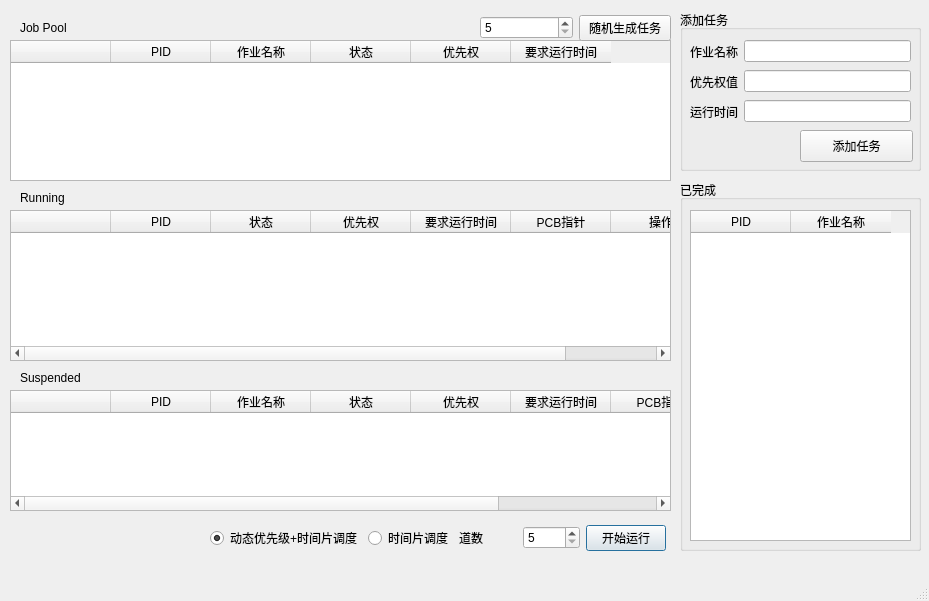
<?xml version="1.0" encoding="UTF-8"?>
<ui version="4.0">
 <class>MainWindow</class>
 <widget class="QMainWindow" name="MainWindow">
  <property name="windowModality">
   <enum>Qt::NonModal</enum>
  </property>
  <property name="geometry">
   <rect>
    <x>0</x>
    <y>0</y>
    <width>929</width>
    <height>601</height>
   </rect>
  </property>
  <property name="focusPolicy">
   <enum>Qt::StrongFocus</enum>
  </property>
  <property name="windowTitle">
   <string>调度演示 by Frederic</string>
  </property>
  <widget class="QWidget" name="centralwidget">
   <widget class="QLabel" name="JobPoolLabel">
    <property name="geometry">
     <rect>
      <x>20</x>
      <y>20</y>
      <width>60</width>
      <height>16</height>
     </rect>
    </property>
    <property name="text">
     <string>Job Pool</string>
    </property>
   </widget>
   <widget class="QTableWidget" name="JobPoolTable">
    <property name="geometry">
     <rect>
      <x>10</x>
      <y>40</y>
      <width>661</width>
      <height>141</height>
     </rect>
    </property>
    <property name="editTriggers">
     <set>QAbstractItemView::NoEditTriggers</set>
    </property>
    <property name="selectionBehavior">
     <enum>QAbstractItemView::SelectRows</enum>
    </property>
    <attribute name="horizontalHeaderVisible">
     <bool>true</bool>
    </attribute>
    <attribute name="horizontalHeaderHighlightSections">
     <bool>true</bool>
    </attribute>
    <attribute name="verticalHeaderVisible">
     <bool>false</bool>
    </attribute>
    <column>
     <property name="text">
      <string> </string>
     </property>
    </column>
    <column>
     <property name="text">
      <string>PID</string>
     </property>
    </column>
    <column>
     <property name="text">
      <string>作业名称</string>
     </property>
    </column>
    <column>
     <property name="text">
      <string>状态</string>
     </property>
    </column>
    <column>
     <property name="text">
      <string>优先权</string>
     </property>
    </column>
    <column>
     <property name="text">
      <string>要求运行时间</string>
     </property>
    </column>
   </widget>
   <widget class="QTableWidget" name="RunningTable">
    <property name="geometry">
     <rect>
      <x>10</x>
      <y>210</y>
      <width>661</width>
      <height>151</height>
     </rect>
    </property>
    <property name="editTriggers">
     <set>QAbstractItemView::NoEditTriggers</set>
    </property>
    <property name="selectionBehavior">
     <enum>QAbstractItemView::SelectRows</enum>
    </property>
    <attribute name="verticalHeaderVisible">
     <bool>false</bool>
    </attribute>
    <column>
     <property name="text">
      <string> </string>
     </property>
    </column>
    <column>
     <property name="text">
      <string>PID</string>
     </property>
    </column>
    <column>
     <property name="text">
      <string>状态</string>
     </property>
    </column>
    <column>
     <property name="text">
      <string>优先权</string>
     </property>
    </column>
    <column>
     <property name="text">
      <string>要求运行时间</string>
     </property>
    </column>
    <column>
     <property name="text">
      <string>PCB指针</string>
     </property>
    </column>
    <column>
     <property name="text">
      <string>操作</string>
     </property>
    </column>
   </widget>
   <widget class="QLabel" name="RunningLabel">
    <property name="geometry">
     <rect>
      <x>20</x>
      <y>190</y>
      <width>60</width>
      <height>16</height>
     </rect>
    </property>
    <property name="text">
     <string>Running</string>
    </property>
   </widget>
   <widget class="QTableWidget" name="SuspendTable">
    <property name="geometry">
     <rect>
      <x>10</x>
      <y>390</y>
      <width>661</width>
      <height>121</height>
     </rect>
    </property>
    <property name="editTriggers">
     <set>QAbstractItemView::NoEditTriggers</set>
    </property>
    <property name="selectionBehavior">
     <enum>QAbstractItemView::SelectRows</enum>
    </property>
    <attribute name="verticalHeaderVisible">
     <bool>false</bool>
    </attribute>
    <column>
     <property name="text">
      <string> </string>
     </property>
    </column>
    <column>
     <property name="text">
      <string>PID</string>
     </property>
    </column>
    <column>
     <property name="text">
      <string>作业名称</string>
     </property>
    </column>
    <column>
     <property name="text">
      <string>状态</string>
     </property>
    </column>
    <column>
     <property name="text">
      <string>优先权</string>
     </property>
    </column>
    <column>
     <property name="text">
      <string>要求运行时间</string>
     </property>
    </column>
    <column>
     <property name="text">
      <string>PCB指针</string>
     </property>
    </column>
    <column>
     <property name="text">
      <string>操作</string>
     </property>
    </column>
   </widget>
   <widget class="QLabel" name="SuspendLabel">
    <property name="geometry">
     <rect>
      <x>20</x>
      <y>370</y>
      <width>141</width>
      <height>16</height>
     </rect>
    </property>
    <property name="text">
     <string>Suspended</string>
    </property>
   </widget>
   <widget class="QGroupBox" name="AddJobGroupBox">
    <property name="geometry">
     <rect>
      <x>680</x>
      <y>10</y>
      <width>241</width>
      <height>161</height>
     </rect>
    </property>
    <property name="title">
     <string>添加任务</string>
    </property>
    <widget class="QPushButton" name="AddJobButton">
     <property name="geometry">
      <rect>
       <x>120</x>
       <y>120</y>
       <width>113</width>
       <height>32</height>
      </rect>
     </property>
     <property name="text">
      <string>添加任务</string>
     </property>
    </widget>
    <widget class="QWidget" name="">
     <property name="geometry">
      <rect>
       <x>10</x>
       <y>30</y>
       <width>221</width>
       <height>23</height>
      </rect>
     </property>
     <layout class="QHBoxLayout" name="horizontalLayout_2">
      <item>
       <widget class="QLabel" name="AddJobNameLabel">
        <property name="text">
         <string>作业名称</string>
        </property>
       </widget>
      </item>
      <item>
       <widget class="QLineEdit" name="AddJobNameEdit"/>
      </item>
     </layout>
    </widget>
    <widget class="QWidget" name="">
     <property name="geometry">
      <rect>
       <x>10</x>
       <y>60</y>
       <width>221</width>
       <height>23</height>
      </rect>
     </property>
     <layout class="QHBoxLayout" name="horizontalLayout_3">
      <item>
       <widget class="QLabel" name="AddJobPriorityLabel">
        <property name="text">
         <string>优先权值</string>
        </property>
       </widget>
      </item>
      <item>
       <widget class="QLineEdit" name="AddJobPriorityEdit"/>
      </item>
     </layout>
    </widget>
    <widget class="QWidget" name="">
     <property name="geometry">
      <rect>
       <x>10</x>
       <y>90</y>
       <width>221</width>
       <height>23</height>
      </rect>
     </property>
     <layout class="QHBoxLayout" name="horizontalLayout_4">
      <item>
       <widget class="QLabel" name="AddJobTimeLabel">
        <property name="text">
         <string>运行时间</string>
        </property>
       </widget>
      </item>
      <item>
       <widget class="QLineEdit" name="AddJobTimeEdit"/>
      </item>
     </layout>
    </widget>
   </widget>
   <widget class="QGroupBox" name="FinishedGroupBox">
    <property name="geometry">
     <rect>
      <x>680</x>
      <y>180</y>
      <width>241</width>
      <height>371</height>
     </rect>
    </property>
    <property name="title">
     <string>已完成</string>
    </property>
    <widget class="QTableWidget" name="TerminatedTable">
     <property name="geometry">
      <rect>
       <x>10</x>
       <y>30</y>
       <width>221</width>
       <height>331</height>
      </rect>
     </property>
     <property name="editTriggers">
      <set>QAbstractItemView::NoEditTriggers</set>
     </property>
     <property name="selectionBehavior">
      <enum>QAbstractItemView::SelectRows</enum>
     </property>
     <attribute name="verticalHeaderVisible">
      <bool>false</bool>
     </attribute>
     <column>
      <property name="text">
       <string>PID</string>
      </property>
     </column>
     <column>
      <property name="text">
       <string>作业名称</string>
      </property>
     </column>
    </widget>
   </widget>
   <widget class="QWidget" name="layoutWidget">
    <property name="geometry">
     <rect>
      <x>210</x>
      <y>520</y>
      <width>456</width>
      <height>36</height>
     </rect>
    </property>
    <layout class="QHBoxLayout" name="BottomLayout">
     <item>
      <widget class="QRadioButton" name="PriorityRadio">
       <property name="text">
        <string>动态优先级+时间片调度</string>
       </property>
       <property name="checked">
        <bool>true</bool>
       </property>
      </widget>
     </item>
     <item>
      <widget class="QRadioButton" name="TimeSliceRadio">
       <property name="text">
        <string>时间片调度</string>
       </property>
       <property name="checked">
        <bool>false</bool>
       </property>
      </widget>
     </item>
     <item>
      <widget class="QLabel" name="DaoshuLabel">
       <property name="text">
        <string>道数</string>
       </property>
      </widget>
     </item>
     <item>
      <widget class="QSpinBox" name="DaoshuBox">
       <property name="minimum">
        <number>5</number>
       </property>
       <property name="maximum">
        <number>10</number>
       </property>
      </widget>
     </item>
     <item>
      <widget class="QPushButton" name="StartButton">
       <property name="text">
        <string>开始运行</string>
       </property>
       <property name="autoDefault">
        <bool>false</bool>
       </property>
       <property name="default">
        <bool>true</bool>
       </property>
      </widget>
     </item>
    </layout>
   </widget>
   <widget class="QWidget" name="">
    <property name="geometry">
     <rect>
      <x>480</x>
      <y>10</y>
      <width>191</width>
      <height>36</height>
     </rect>
    </property>
    <layout class="QHBoxLayout" name="horizontalLayout">
     <item>
      <widget class="QSpinBox" name="RandomCountBox">
       <property name="minimum">
        <number>5</number>
       </property>
       <property name="maximum">
        <number>1000</number>
       </property>
      </widget>
     </item>
     <item>
      <widget class="QPushButton" name="GenerateJobButton">
       <property name="text">
        <string>随机生成任务</string>
       </property>
      </widget>
     </item>
    </layout>
   </widget>
  </widget>
  <widget class="QMenuBar" name="menubar">
   <property name="geometry">
    <rect>
     <x>0</x>
     <y>0</y>
     <width>929</width>
     <height>22</height>
    </rect>
   </property>
  </widget>
  <widget class="QStatusBar" name="statusbar"/>
 </widget>
 <resources/>
 <connections/>
</ui>
